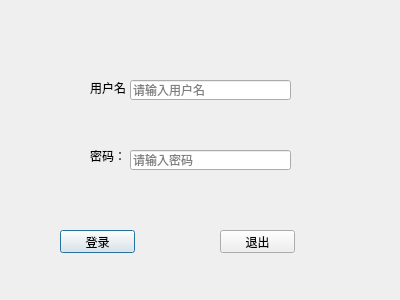
<?xml version="1.0" encoding="UTF-8"?>
<ui version="4.0">
 <class>LoginDialog</class>
 <widget class="QDialog" name="LoginDialog">
  <property name="geometry">
   <rect>
    <x>0</x>
    <y>0</y>
    <width>400</width>
    <height>300</height>
   </rect>
  </property>
  <property name="windowTitle">
   <string>Dialog</string>
  </property>
  <widget class="QLabel" name="label">
   <property name="geometry">
    <rect>
     <x>90</x>
     <y>80</y>
     <width>54</width>
     <height>16</height>
    </rect>
   </property>
   <property name="text">
    <string>用户名：</string>
   </property>
  </widget>
  <widget class="QLabel" name="label_2">
   <property name="geometry">
    <rect>
     <x>90</x>
     <y>150</y>
     <width>54</width>
     <height>12</height>
    </rect>
   </property>
   <property name="text">
    <string>密码：</string>
   </property>
  </widget>
  <widget class="QLineEdit" name="usrLineEdit">
   <property name="geometry">
    <rect>
     <x>130</x>
     <y>80</y>
     <width>161</width>
     <height>20</height>
    </rect>
   </property>
   <property name="placeholderText">
    <string>请输入用户名</string>
   </property>
  </widget>
  <widget class="QLineEdit" name="pwdLineEdit">
   <property name="geometry">
    <rect>
     <x>130</x>
     <y>150</y>
     <width>161</width>
     <height>20</height>
    </rect>
   </property>
   <property name="text">
    <string/>
   </property>
   <property name="echoMode">
    <enum>QLineEdit::Password</enum>
   </property>
   <property name="placeholderText">
    <string>请输入密码</string>
   </property>
  </widget>
  <widget class="QPushButton" name="loginBtn">
   <property name="geometry">
    <rect>
     <x>60</x>
     <y>230</y>
     <width>75</width>
     <height>23</height>
    </rect>
   </property>
   <property name="text">
    <string>登录</string>
   </property>
  </widget>
  <widget class="QPushButton" name="exitBtn">
   <property name="geometry">
    <rect>
     <x>220</x>
     <y>230</y>
     <width>75</width>
     <height>23</height>
    </rect>
   </property>
   <property name="text">
    <string>退出</string>
   </property>
  </widget>
 </widget>
 <resources/>
 <connections>
  <connection>
   <sender>exitBtn</sender>
   <signal>clicked()</signal>
   <receiver>LoginDialog</receiver>
   <slot>close()</slot>
   <hints>
    <hint type="sourcelabel">
     <x>257</x>
     <y>241</y>
    </hint>
    <hint type="destinationlabel">
     <x>199</x>
     <y>149</y>
    </hint>
   </hints>
  </connection>
 </connections>
</ui>
